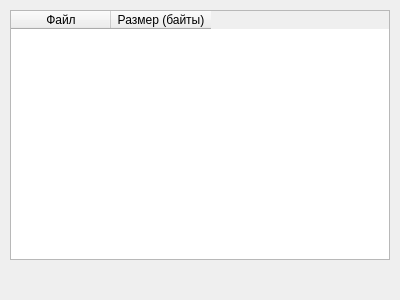
<?xml version="1.0" encoding="UTF-8"?>
<ui version="4.0">
 <class>ResultsWindow</class>
 <widget class="QWidget" name="ResultsWindow">
  <property name="geometry">
   <rect>
    <x>0</x>
    <y>0</y>
    <width>400</width>
    <height>300</height>
   </rect>
  </property>
  <property name="windowTitle">
   <string>Результаты</string>
  </property>
  <widget class="QTableWidget" name="tableWidget">
   <property name="geometry">
    <rect>
     <x>10</x>
     <y>10</y>
     <width>380</width>
     <height>250</height>
    </rect>
   </property>
   <column>
    <property name="text">
     <string>Файл</string>
    </property>
   </column>
   <column>
    <property name="text">
     <string>Размер (байты)</string>
    </property>
   </column>
  </widget>
 </widget>
</ui>
